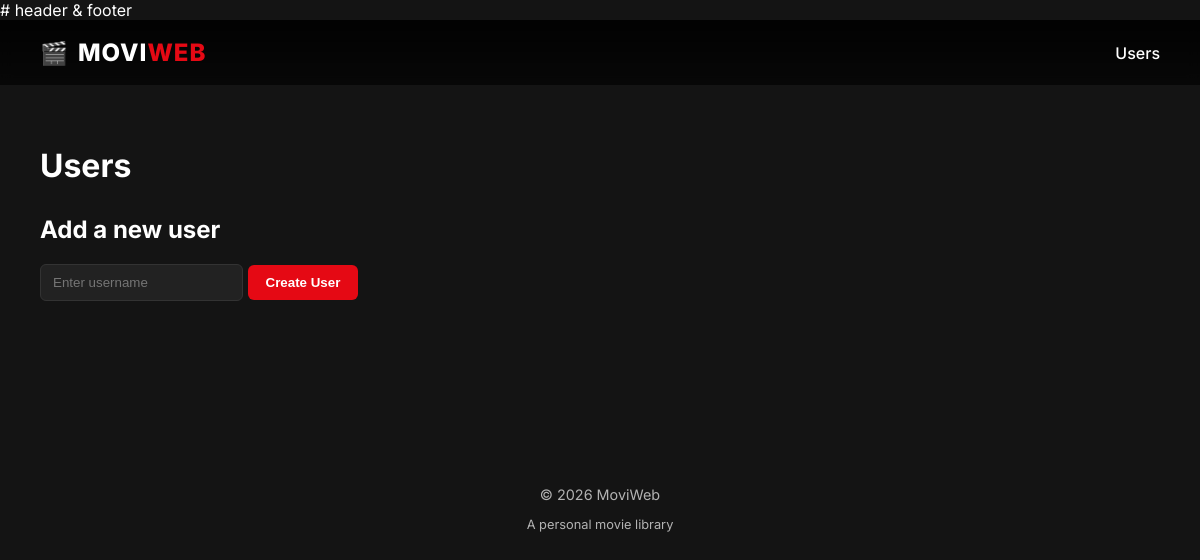
/, run on an earlier commit of the app's database.
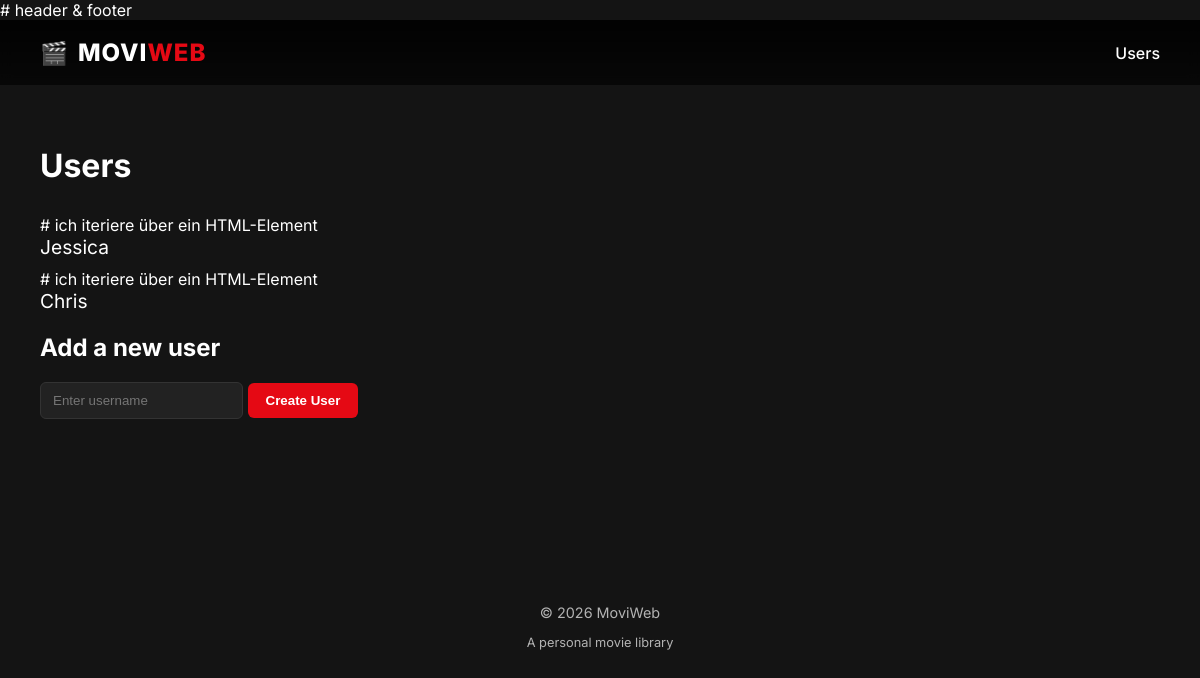
And on a later commit of the database.
### models.py (models this page shows)
class User(db.Model):
    id = db.Column(db.Integer, primary_key=True)
    name = db.Column(db.String(100), nullable=False)
    movies = db.relationship('Movie', backref='user', lazy=True)

### app.py (the view)
@app.route('/')
def home():
    users = data_manager.get_users()
    return render_template('index.html', users=users)

### data_manager.py (called while the page is built)
    def get_users(self):
        return User.query.all()

### templates/index.html
{% extends "base.html" %}
{% block content %}
<h1>Users</h1>
<ul class="user-list">
    {% for user in users %} # ich iteriere über ein HTML-Element
    <li class="user-entry">
        <a href="{{ url_for('user_movies', user_id=user.id) }}" class="btn">
            {{ user.name }}
        </a>
    </li>
    {% endfor %}
</ul>
<div class="add-user-section">
    <h2>Add a new user</h2>
    <form action="{{ url_for('add_user') }}" method="post">
        <input type="text" name="name" placeholder="Enter username" required>
        <button type="submit">Create User</button>
    </form>
</div>
{% endblock %}

What changed in the data, as far as the page shows it:
added User: name "Jessica"
added User: name "Chris"
